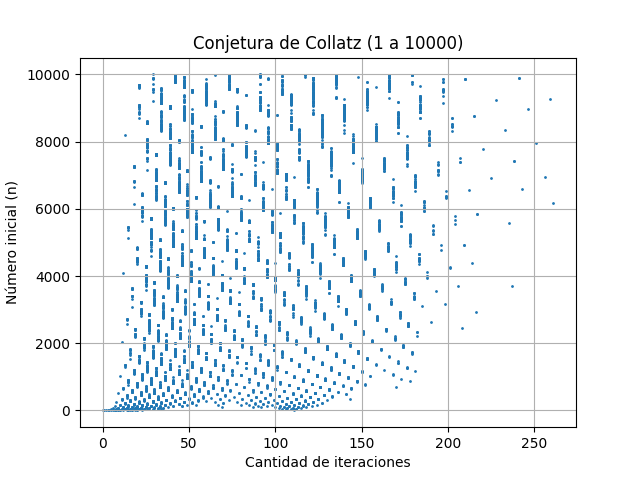

Source code (Python):
import matplotlib.pyplot as plt

def collatz_iteraciones(n):
    iteraciones = 0

    while n != 1:
        if n % 2 == 0:
            n = n // 2
        else:
            n = 3 * n + 1
        iteraciones += 1

    return iteraciones


def calcular_collatz(rango_max):
    numeros = []
    iteraciones = []

    for i in range(1, rango_max + 1):
        numeros.append(i)
        iteraciones.append(collatz_iteraciones(i))

    return numeros, iteraciones


def graficar(numeros, iteraciones):
    plt.figure()

    plt.scatter(iteraciones, numeros, s=1)

    plt.xlabel("Cantidad de iteraciones")
    plt.ylabel("Número inicial (n)")
    plt.title("Conjetura de Collatz (1 a 10000)")

    plt.grid(True)
    plt.show()


if __name__ == "__main__":
    rango = 10000
    numeros, iteraciones = calcular_collatz(rango)
    graficar(numeros, iteraciones)
